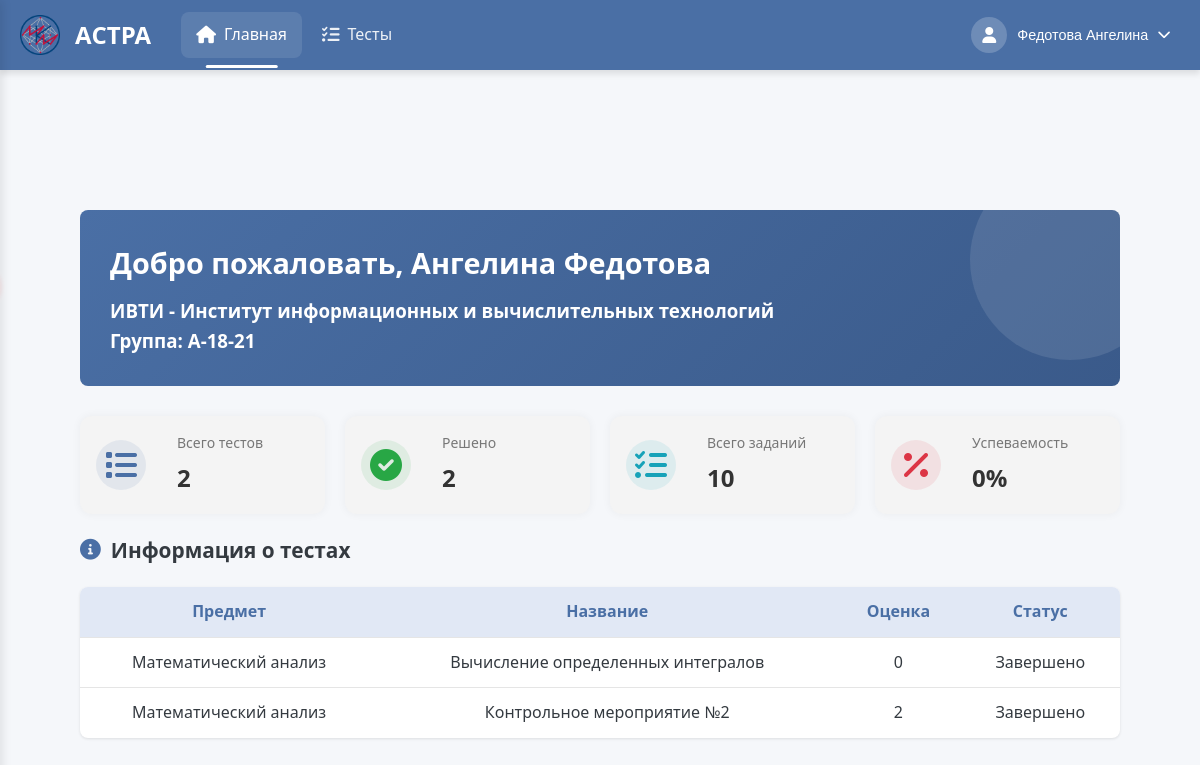
/Home/ (signed in), run on an earlier commit of the app's database.
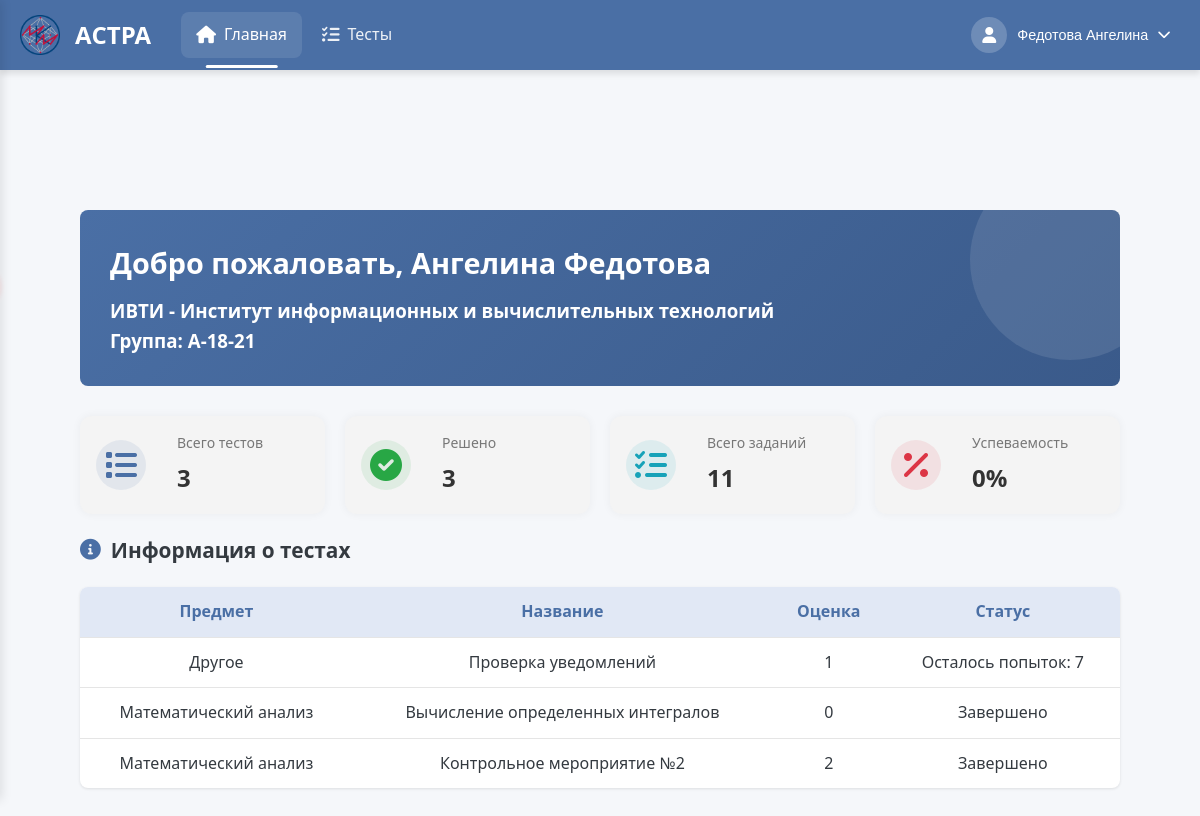
And on a later commit of the database.
### users/models.py (models this page shows, shortened)
class CustomUser(AbstractBaseUser, PermissionsMixin):
    THEME_CHOICES = [
        ('light', 'Светлая'),
        ('dark', 'Тёмная'),
    ]
    email = models.EmailField(unique=True)
    role = models.CharField(max_length=10, choices=[('student', 'Student'), ('teacher', 'Teacher')])
    theme = models.CharField(max_length=10, choices=THEME_CHOICES, default='light')
    is_active = models.BooleanField(default=True)
    is_staff = models.BooleanField(default=False)
    objects = CustomUserManager()
    USERNAME_FIELD = 'email'
    REQUIRED_FIELDS = ['role']
    def get_full_name(self):
        if self.role == 'student' and hasattr(self, 'studentdata'):
            return f"{self.studentdata.last_name} {self.studentdata.first_name}"
        elif self.role == 'teacher' and hasattr(self, 'teacherdata'):
            return f"{self.teacherdata.last_name} {self.teacherdata.first_name}"
        return self.email
    def get_photo_url(self):
        if self.role == 'student' and hasattr(self, 'studentdata') and self.studentdata.photo:
            return self.studentdata.photo.url
        elif self.role == 'teacher' and hasattr(self, 'teacherdata') and self.teacherdata.photo:
            return self.teacherdata.photo.url
        return None

class StudentData(models.Model):
    first_name = models.CharField(max_length=50, blank=False)
    last_name = models.CharField(max_length=50, blank=False)
    middle_name = models.CharField(max_length=50, blank=True)
    photo = models.ImageField(upload_to='user_photos/', blank=True, null=True)
    training_status = models.BooleanField(default=True)
    count_solve = models.IntegerField(default=0)
    perc_of_correct_ans = models.CharField(max_length=5, default="0")
    institute = models.ForeignKey(StudentInstitute, on_delete=models.PROTECT)
    group = models.ForeignKey(StudentGroup, on_delete=models.PROTECT)
    data_map = models.OneToOneField(CustomUser, on_delete=models.CASCADE)

class StudentInstitute(models.Model):
    name = models.CharField(max_length=70, unique=True)
    def __str__(self):
        return self.name

class StudentGroup(models.Model):
    EDUCATION_LEVEL_CHOICES = [
        ('bachelor', 'Бакалавриат'),
        ('master', 'Магистратура'),
    ]
    COURSE_CHOICES = [
        (1, '1 курс'),
        (2, '2 курс'),
        (3, '3 курс'),
        (4, '4 курс'),
    ]
    name = models.CharField(max_length=20, unique=True)
    name_inst = models.ForeignKey(StudentInstitute, on_delete=models.PROTECT)
    education_level = models.CharField(max_length=8, choices=EDUCATION_LEVEL_CHOICES, default='bachelor')
    course = models.IntegerField(choices=COURSE_CHOICES, default=1)
    def __str__(self):
        return self.name

### create_tests/models.py (models this page shows, shortened)
class AboutTest(models.Model):
    RESULT_DISPLAY_CHOICES = [
        ('only_score', 'Только баллы'),
        ('show_correct', 'Показывать правильные ответы'),
    ]
    objects = None
    name_tests = models.CharField(max_length=255, blank=False)  # Название теста
    creator = models.ForeignKey(TeacherData, on_delete=models.PROTECT, null=True, blank=True,
                                related_name='created_tests')  # Создатель теста
    time_to_solution = models.DurationField(default=timedelta(hours=1, minutes=30))
    name_slug_tests = models.SlugField(max_length=255, unique=True, db_index=True, verbose_name="URL")  # Слаг имени
    num_of_attempts = models.IntegerField(blank=True, default=1)  # Количество попыток для решения
    type_of_result = models.IntegerField(blank=True, default=1)  # Тип возвращаемого результата
    description = models.CharField(max_length=150, default="", blank=True)
    is_published = models.IntegerField(default=0)
    is_done = models.IntegerField(default=1)
    is_draft = models.BooleanField(default=False)
    draft_data = models.TextField(default='', blank=True)
    result_display_mode = models.CharField(max_length=20, choices=RESULT_DISPLAY_CHOICES, default='only_score')  # Режим отображения результатов
    subj = models.ForeignKey(Subjects,
                             on_delete=models.PROTECT,
                             default=1)
    grade_5_threshold = models.IntegerField(default=80, help_text="Минимальный процент для оценки 5")
    grade_4_threshold = models.IntegerField(default=60, help_text="Минимальный процент для оценки 4")
    grade_3_threshold = models.IntegerField(default=35, help_text="Минимальный процент для оценки 3")
    expressions = models.ManyToManyField(AboutExpressions)
    task_groups = models.ManyToManyField(TaskGroup, blank=True)  # Новые группы заданий

class Subjects(models.Model):
    name = models.CharField(max_length=100, unique=True, default="Другое")
    def __str__(self):
        return self.name

### users/views.py (the view, shortened to what this page needs)
# urls.py: path('Home/', views.account_view, name='account_view'),
@login_required
@role_required(['student', 'admin'])
def account_view(request):
    user = request.user
    context = {
        'current_user': user,
        'is_student': user.role == 'student',
    }
    if user.role == 'student':
        try:
            student_data = user.studentdata
        except StudentData.DoesNotExist:
            student_data = None
        institutes = StudentInstitute.objects.all()
        groups = StudentGroup.objects.all()
        if student_data and student_data.group:
            published_tests = AboutTest.objects.filter(
                publishedgroup__group_name=student_data.group
            ).distinct()
        else:
            published_tests = AboutTest.objects.none()
        student_results = StudentResult.objects.filter(
            student=user,
            test__in=published_tests
        ).order_by('test', '-attempt_number')
        best_results = {}
        for result in student_results:
            if result.test_id not in best_results or result.result_points > best_results[result.test_id].result_points:
                best_results[result.test_id] = result
        active_tests = []
        completed_tests = []
        for test in published_tests:
            all_attempts = [res for res in student_results if res.test_id == test.id]
            max_attempt = max([res.attempt_number for res in all_attempts], default=0)
            best_result = best_results.get(test.id)
            remaining_attempts = test.num_of_attempts - max_attempt
            test_info = {
                'test': test,
                'best_result': best_result,
                'remaining_attempts': remaining_attempts,
                'type_of_result': f"{best_result.result_points:.0f}" if best_result else None,
                'status': '',
            }
            if remaining_attempts <= 0:
                test_info['status'] = 'Завершено'
                completed_tests.append(test_info)
            else:
                test_info['status'] = f'Осталось {remaining_attempts} попыток'
                active_tests.append(test_info)
        total_tests = len(published_tests)
        solved_tests = len(set(result.test_id for result in student_results))
        total_tasks = 0
        for test in published_tests:
            expressions_count = test.expressions.count()
            task_variants_count = TaskVariant.objects.filter(task_group__in=test.task_groups.all()).count()
            total_tasks += expressions_count + task_variants_count
        def get_grade_weight(points):
            if points >= 90:
                return 1.0
            elif points >= 75:
                return 0.75
            elif points >= 60:
                return 0.5
            else:
                return 0.0
        grade_weights = []
        for test in published_tests:
            best_result = best_results.get(test.id)
            if best_result:
                grade_weights.append(get_grade_weight(best_result.result_points))
            else:
                grade_weights.append(0.0)
        success_rate = int((sum(grade_weights) / total_tests) * 100) if total_tests > 0 else 0
        context.update({
            'total_tests': total_tests,
            'solved_tests': solved_tests,
            'total_tasks': total_tasks,
            'success_rate': success_rate,
            'student_data': student_data,
            'institutes': institutes,
            'groups': groups,
            'about_tests': active_tests + completed_tests,
        })
    else:
        context['teacher_data'] = getattr(user, 'teacherdata', None)
    return render(request, 'users/student_account.html', context)

### users/templates/users/student_account.html (shortened to what this page needs)
{% extends 'solving_tests/header.html' %}
{% load static %}
{% block extra_css %}
    <link rel="stylesheet" href="{% static 'css/student_account.css' %}">
    <link rel="stylesheet" href="{% static 'libs/fontawesome/css/all.min.css' %}">
{% endblock %}
{% block content %}
<div class="dashboard-container">
    <main class="main-content">
        {% if is_student %}
            <section class="welcome-section">
                <h1 class="welcome-title">Добро пожаловать, {{ student_data.first_name }} {{ student_data.last_name }}</h1>
                <h3 class="second-inf">{{ student_data.institute }}</h3>
                <h3 class="second-inf">Группа: {{ student_data.group }}</h3>
            </section>
            <div class="stat-row">
                <div class="stat-card">
                    <div class="stat-icon tests">
                        <i class="fas fa-list"></i>
                    </div>
                    <div class="stat-info">
                        <div class="stat-title">Всего тестов</div>
                        <div class="stat-value">{{ total_tests }}</div>
                    </div>
                </div>
                <div class="stat-card">
                    <div class="stat-icon results">
                        <i class="fas fa-check-circle"></i>
                    </div>
                    <div class="stat-info">
                        <div class="stat-title">Решено</div>
                        <div class="stat-value">{{ solved_tests }}</div>
                    </div>
                </div>
                <div class="stat-card">
                    <div class="stat-icon tasks">
                        <i class="fas fa-tasks"></i>
                    </div>
                    <div class="stat-info">
                        <div class="stat-title">Всего заданий</div>
                        <div class="stat-value">{{ total_tasks }}</div>
                    </div>
                </div>
                <div class="stat-card">
                    <div class="stat-icon time">
                        <i class="fas fa-percentage"></i>
                    </div>
                    <div class="stat-info">
                        <div class="stat-title">Успеваемость</div>
                        <div class="stat-value">{{ success_rate }}%</div>
                    </div>
                </div>
            </div>
            <section>
                <h2 class="section-title">
                    <i class="fas fa-info-circle"></i> Информация о тестах
                </h2>
                {% if about_tests %}
                    <table class="results-table">
                        <thead>
                            <tr>
                                <th>Предмет</th>
                                <th>Название</th>
                                <th>Оценка</th>
                                <th>Статус</th>
                            </tr>
                        </thead>
                        <tbody>
                            {% for test in about_tests %}
                                <tr>
                                    <td>{{ test.test.subj }}</td>
                                    <td>{{ test.test.name_tests }}</td>
                                    <td>
                                        {% if test.best_result %}
                                            {{ test.type_of_result }}
                                        {% else %}
                                            —
                                        {% endif %}
                                    </td>
                                    <td>
                                        {% if test.remaining_attempts > 0 %}
                                            Осталось попыток: {{ test.remaining_attempts }}
                                        {% else %}
                                            Завершено
                                        {% endif %}
                                    </td>
                                </tr>
                            {% endfor %}
                        </tbody>
                    </table>
                {% else %}
                    <p>Нет доступных тестов.</p>
                {% endif %}
            </section>
        {% endif %}
    </main>
</div>
{% endblock %}

### solving_tests/templates/solving_tests/header.html (shortened to what this page needs)
<!DOCTYPE html>
<html lang="ru">
<head>
    {% load static %}
    <link rel="stylesheet" href="{% static 'css/header.css' %}">
    <link rel="stylesheet" href="{% static 'css/dark-theme.css' %}">
    <link rel="stylesheet" href="{% static 'libs/fontawesome/css/all.min.css' %}">
    {% block extra_css %}{% endblock %}
</head>
<body data-theme="{{ user.theme|default:'light' }}" data-user-theme="{{ user.theme|default:'light' }}">
<header class="app-header">
    <div class="header-container">
        <div class="header-brand">
            <span class="logo-icon">
                <img src="{% static 'images/logo.png' %}" alt="" style="width: 40px; height: 40px;">
            </span>
            <h2><span class="logo-text">АСТРА</span></h2>
        </div>
        <nav class="main-nav">
            <ul class="nav-list">
                {% if user.role == "student" %}
                    <li class="nav-item">
                        <a href="/Home/" class="nav-link {% if request.path == '/Home/' %}active{% endif %}">
                            <i class="fas fa-home"></i>
                            <span>Главная</span>
                        </a>
                    </li>
                    <li class="nav-item">
                        <a href="/TestsSolving/" class="nav-link {% if '/TestsSolving/' in request.path %}active{% endif %}">
                            <i class="fas fa-tasks"></i>
                            <span>Тесты</span>
                        </a>
                    </li>
                {% endif %}
            </ul>
        </nav>
        <div class="user-controls">
            <div class="profile-dropdown">
                <button class="profile-btn" id="profileBtn">
                    <div class="avatar">
                        {% if user.get_photo_url %}
                            <img src="{{ user.get_photo_url }}" alt="Фото профиля" style="width: 100%; height: 100%; border-radius: 50%; object-fit: cover;">
                        {% else %}
                            <i class="fas fa-user"></i>
                        {% endif %}
                    </div>
                    <span class="username">{{ user.get_full_name }}</span>
                    <i class="fas fa-chevron-down"></i>
                </button>
            </div>
        </div>
    </div>
</header>
<main class="app-main">
    {% block content %}{% endblock %}
</main>
</body>
</html>

What changed in the data, as far as the page shows it:
added AboutTest: test.subj "Другое", test.name_tests "Проверка уведомлений", type_of_result "1", remaining_attempts "7"
Also different on the page:
{{ total_tests }}: "2" → "3"
{{ solved_tests }}: "2" → "3"
{{ total_tasks }}: "10" → "11"
